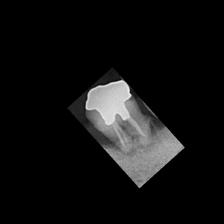
%> input picture Dataset/two_label_data_forCNN_v1/normal/004_0.jpg, 224 x 224 px; its folder holds only this picture in this run
$ octave data_enhancement_resize.m   (GNU Octave 9; MATLAB toolbox functions it lacks are replaced by stand-ins)
%> lines starting %> are read from the running program, lines starting %| are printed output that depends on the picture

% 設定原始圖片資料夾
original_folder = "E:\Lab\share\dataset\two_label_data_forCNN_v9\origin\normal";
%original_folder = "E:\Lab\share\dataset\two_label_data_forCNN_v9\origin\apical lesion";
%original_folder = "E:\Lab\share\dataset\two_label_data_forCNN_v9\origin\peri endo";


% 設定增強後圖片保存資料夾
enhanced_folder = "E:\Lab\share\dataset\two_label_data_forCNN_v9\final\normal";
%enhanced_folder = "E:\Lab\share\dataset\two_label_data_forCNN_v9\final\apical lesion";
%enhanced_folder = "E:\Lab\share\dataset\two_label_data_forCNN_v9\final\peri endo";


% 確保保存資料夾存在
if ~exist(enhanced_folder, 'dir')
    mkdir(enhanced_folder);
end

% 取得原始資料夾下所有圖片
image_files = dir(fullfile(original_folder, '*.jpg'));

% 迴圈處理每張圖片
for i = 1:length(image_files)
    % 讀取原始圖片
    original_image = imread(fullfile(original_folder, image_files(i).name));
%> original_image is the input picture: size 224x224x3 uint8; min 0, max 243, mean 17.1

    % 調整圖片大小至224*224
    resized_image = imresize(original_image, [224, NaN]);

    % 計算填充黑色的寬度和高度
    padding_width = floor((224 - size(resized_image, 2)) / 2);
%> padding_width = 0
    padding_height = floor((224 - size(resized_image, 1)) / 2);
%> padding_height = 0

    % 填充黑色
    resized_image_padded = padarray(resized_image, [padding_height, padding_width], 0, 'both');

    % 保存處理後的圖片至resized_folder
    imwrite(resized_image_padded, fullfile(enhanced_folder, strcat(image_files(i).name)));
end

% 迴圈處理每張圖片
for i = 1:length(image_files)
    % 讀取原始圖片
    original_image = imread(fullfile(enhanced_folder, image_files(i).name));
%> original_image: size 224x224x3 uint8; min 0, max 243, mean 17.1; mean of the top-left, top-right, bottom-left and bottom-right quarters 10.7, 10.6, 7.8, 39.4

    % 資料增強：水平翻轉
    flipped_horizontal = flip(original_image, 2);
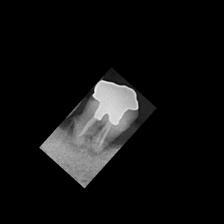
%> flipped_horizontal: size 224x224x3 uint8; min 0, max 243, mean 17.1; mean of the top-left, top-right, bottom-left and bottom-right quarters 10.6, 10.7, 39.4, 7.8
    %imwrite(flipped_horizontal, fullfile(enhanced_folder, strcat(image_files(i).name, '_flipped_horizontal.jpg')));


    % 資料增強：垂直翻轉
    flipped_vertical = flip(original_image, 1);
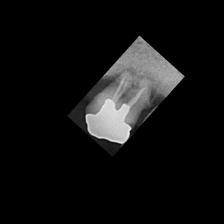
%> flipped_vertical: size 224x224x3 uint8; min 0, max 243, mean 17.1; mean of the top-left, top-right, bottom-left and bottom-right quarters 7.8, 39.4, 10.7, 10.6
    %imwrite(flipped_vertical, fullfile(enhanced_folder, strcat( image_files(i).name,'_flipped_vertical.jpg')));

    % 資料增強：水平和垂直翻轉
    flipped_both = flip(flipped_horizontal, 1);
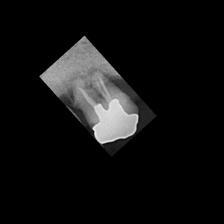
%> flipped_both: size 224x224x3 uint8; min 0, max 243, mean 17.1; mean of the top-left, top-right, bottom-left and bottom-right quarters 39.4, 7.8, 10.6, 10.7
    % [9 lines of commented-out code are left out]

end

$ run again, on Dataset/two_label_data_forCNN_v1/normal/055_0.jpg_flipped_horizontal.jpg
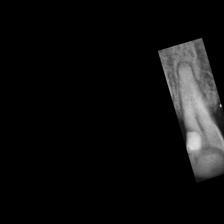
%> input picture Dataset/two_label_data_forCNN_v1/normal/055_0.jpg_flipped_horizontal.jpg, 224 x 224 px
%> original_image is the input picture: size 224x224x3 uint8; min 0, max 224, mean 14
%> `flipped_vertical = flip(original_image, 1);`:
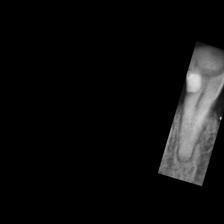
%> flipped_vertical: size 224x224x3 uint8; min 0, max 224, mean 14; mean of the top-left, top-right, bottom-left and bottom-right quarters 0, 24.4, 0, 31.7
%> `flipped_both = flip(flipped_horizontal, 1);`:
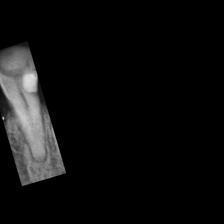
%> flipped_both: size 224x224x3 uint8; min 0, max 224, mean 14; mean of the top-left, top-right, bottom-left and bottom-right quarters 24.4, 0, 31.7, 0

$ run again, on Dataset/two_label_data_forCNN_v1/normal/057_2.jpg_flipped_horizontal.jpg
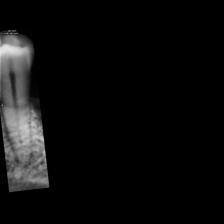
%> input picture Dataset/two_label_data_forCNN_v1/normal/057_2.jpg_flipped_horizontal.jpg, 224 x 224 px
%> original_image is the input picture: size 224x224x3 uint8; min 0, max 230, mean 12.9
%> `flipped_vertical = flip(original_image, 1);`:
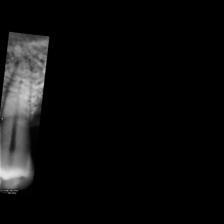
%> flipped_vertical: size 224x224x3 uint8; min 0, max 230, mean 12.9; mean of the top-left, top-right, bottom-left and bottom-right quarters 30.6, 0, 21, 0
%> `flipped_both = flip(flipped_horizontal, 1);`:
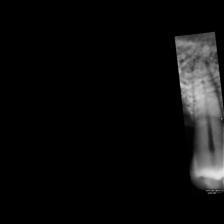
%> flipped_both: size 224x224x3 uint8; min 0, max 230, mean 12.9; mean of the top-left, top-right, bottom-left and bottom-right quarters 0, 30.6, 0, 21

$ run again, on Dataset/two_label_data_forCNN_v1/normal/048_0.jpg_flipped_horizontal.jpg
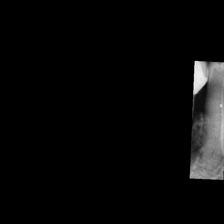
%> input picture Dataset/two_label_data_forCNN_v1/normal/048_0.jpg_flipped_horizontal.jpg, 224 x 224 px
%> original_image is the input picture: size 224x224x3 uint8; min 0, max 247, mean 8.7
%> `flipped_vertical = flip(original_image, 1);`:
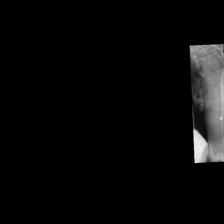
%> flipped_vertical: size 224x224x3 uint8; min 0, max 247, mean 8.7; mean of the top-left, top-right, bottom-left and bottom-right quarters 0, 19.7, 0, 15.2
%> `flipped_both = flip(flipped_horizontal, 1);`:
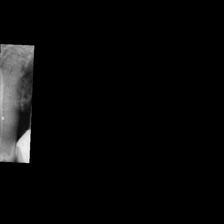
%> flipped_both: size 224x224x3 uint8; min 0, max 247, mean 8.7; mean of the top-left, top-right, bottom-left and bottom-right quarters 19.7, 0, 15.2, 0
